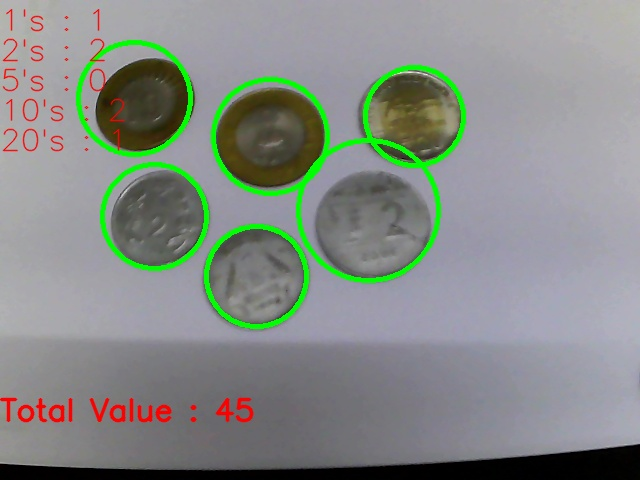
#> input picture Examples/example.jpg, 640 x 480 px
$ python -i counter.py   (imports and definitions only)
#> lines starting #> are read from the running program, lines starting #| are printed output that depends on the picture
import cv2
import numpy as np
import math
from ultralytics import YOLO

# [1 line that did not run here, left out]
# [1 line that did not run here, left out]
# [3 lines not run here, left out]
# [1 line that did not run here, left out]
# [1 line that did not run here, left out]

# [1 line not run here, left out]


def preProcessing(frame):
    frame = cv2.undistort(frame, mtx, dist, None)
    gray = cv2.cvtColor(frame,cv2.COLOR_BGR2GRAY)

    blurred = cv2.GaussianBlur(gray,(5,5),0)
    canny = cv2.Canny(blurred, 50, 150)

    return canny

def detectCircles(processed_frame, frame, param1, param2,draw = True):
    circles = cv2.HoughCircles(processed_frame, cv2.HOUGH_GRADIENT, dp=1, minDist=50, param1=param1, param2=param2, minRadius=20, maxRadius=80)

    if circles is not None and draw:
        circles = np.round(circles[0, :]).astype("int")
        for (x, y, r) in circles:
            cv2.circle(frame, (x, y), r, (0, 255, 0), 4)

    return circles, frame

def drawPrediction(frame, coins_dict, total_value):
    list_num = 1
    for coin, num in coins_dict.items():
        frame = cv2.putText(frame,f'{coin}\'s : {num}', (0, list_num * 30), cv2.FONT_HERSHEY_SIMPLEX, 1, (0, 0, 255), 1, cv2.LINE_AA)
        list_num += 1

    frame = cv2.putText(frame,f'Total Value : {total_value}', (0, 420), cv2.FONT_HERSHEY_SIMPLEX, 1, (0, 0, 255), 2, cv2.LINE_AA)
    return frame

# cv2.namedWindow('Circles')
# cv2.createTrackbar('param1', 'Circles', 200, 500, lambda x: None)
# cv2.createTrackbar('param2', 'Circles', 30, 200, lambda x: None)

# [49 lines not run here, left out]

>>> import cv2
>>> picture = cv2.imread('Examples/example.jpg', cv2.IMREAD_GRAYSCALE)
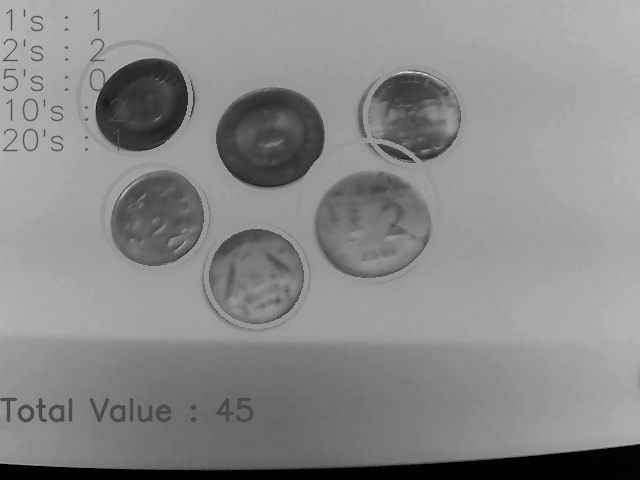
#> picture: shape (480, 640); min 0, max 243, mean 137.1
#> (the run stopped early here; a loop or call above may not have finished)
